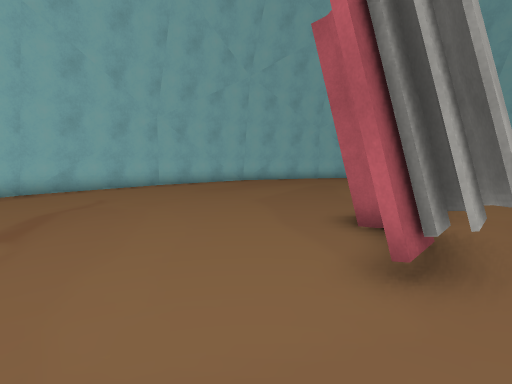
view 1 (above)

20 first-person views from a walk through a 3-D level made in the Unity game engine. The camera is 1.2 m above the floor, tilts 6° down and sees 80° across. The floor is counted in squares, 1 m on a side. Each view is taken from the middle of a square. On the plan, view 1 faces up. The plan holds only what a view shows up to about 13 squares ahead; the rest is blank. The place goes on beyond the plan. The player character is not drawn. Some animated figures are left out. Some surface patterns are stand-ins.

view 2
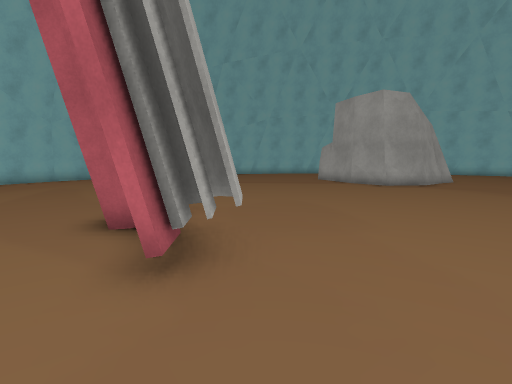

view 3
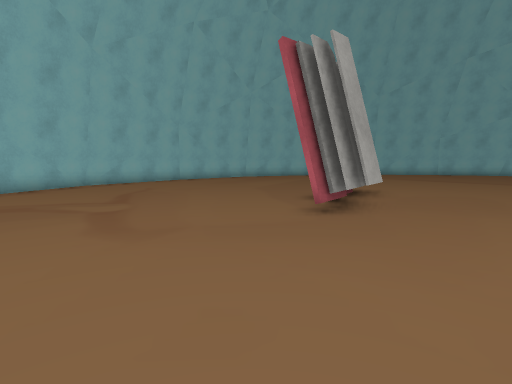

view 4
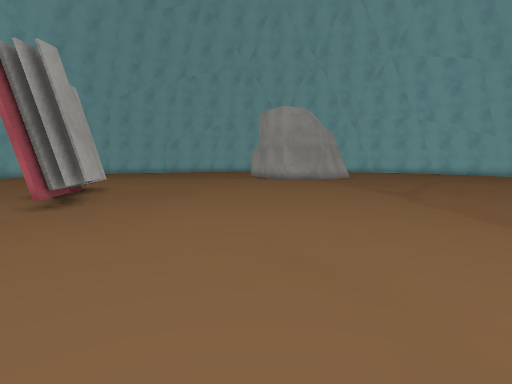

view 5
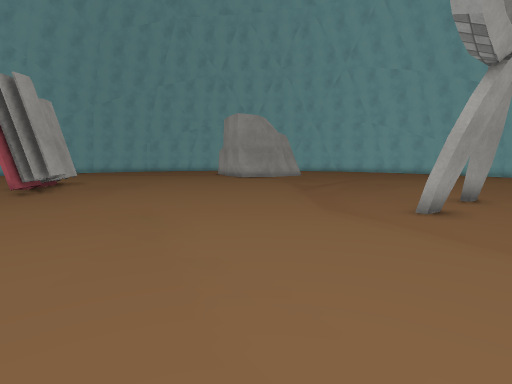

view 6
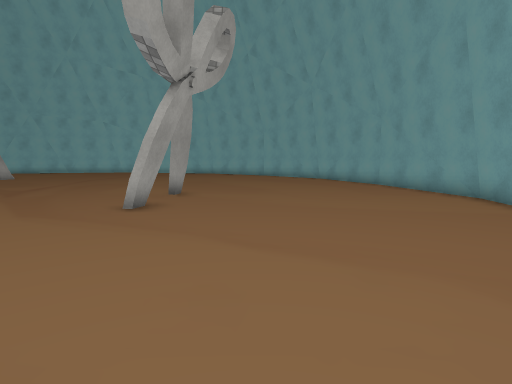

view 7
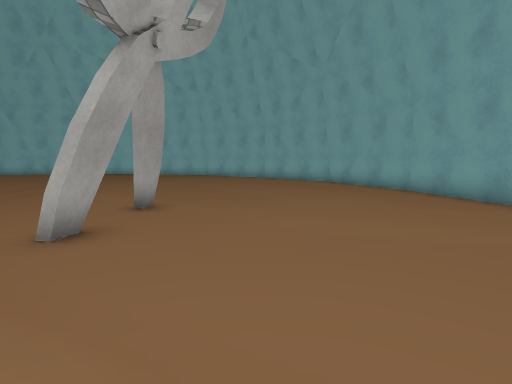

view 8
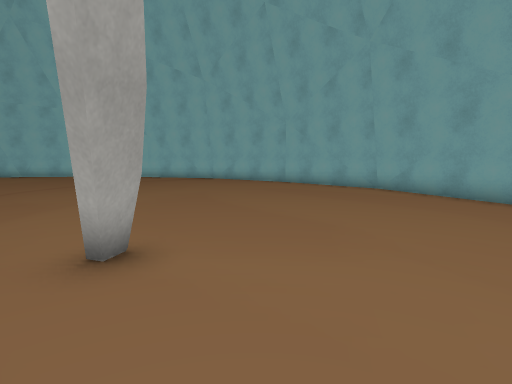

view 9
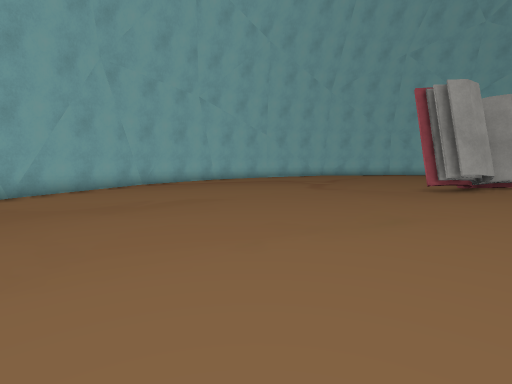

view 10
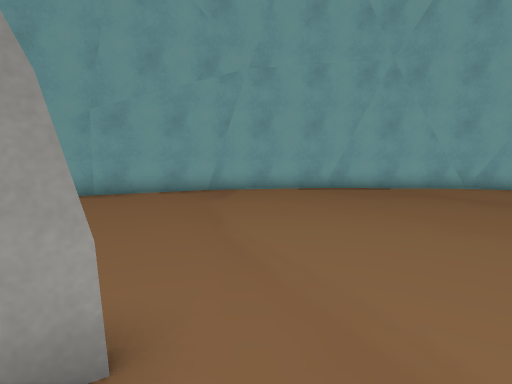

view 11
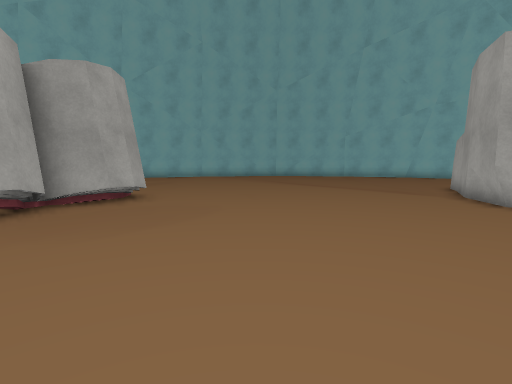

view 12
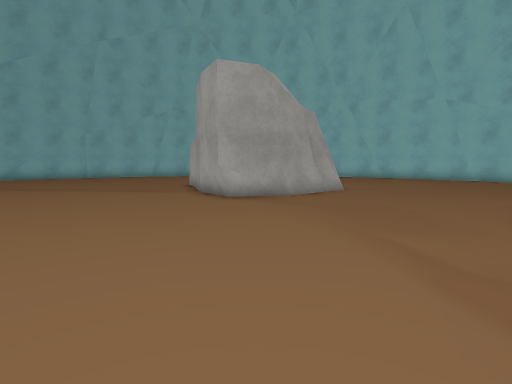

view 13
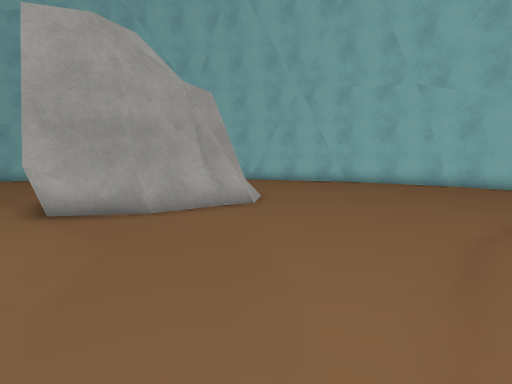

view 14
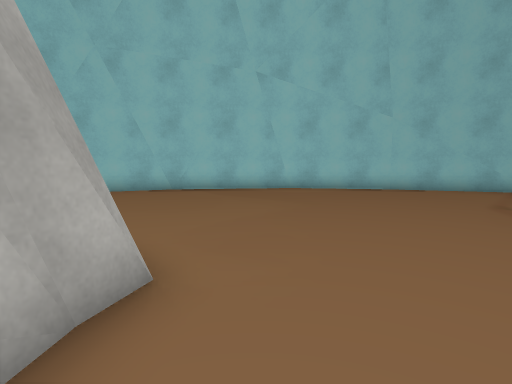

view 15
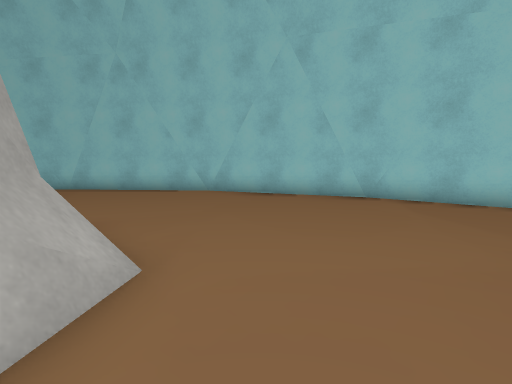

view 16
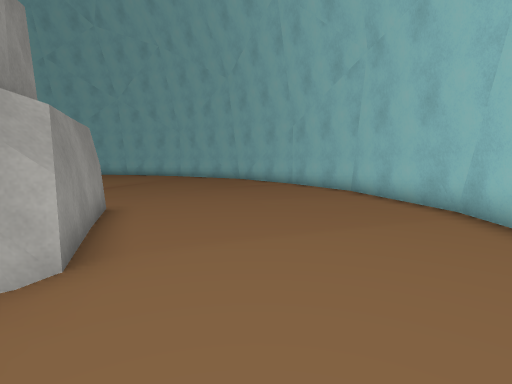

view 17
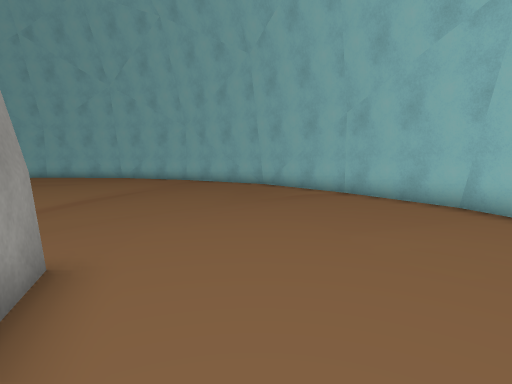

view 18
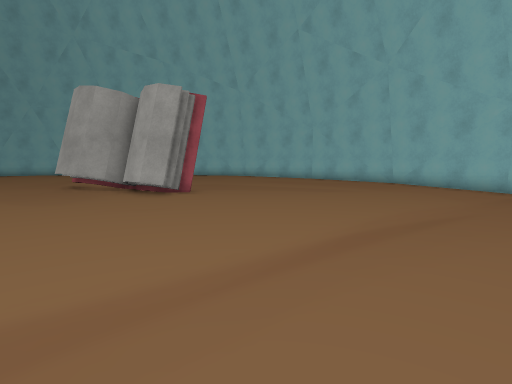

view 19
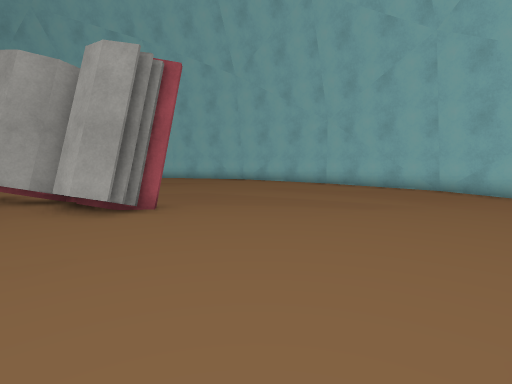

view 20
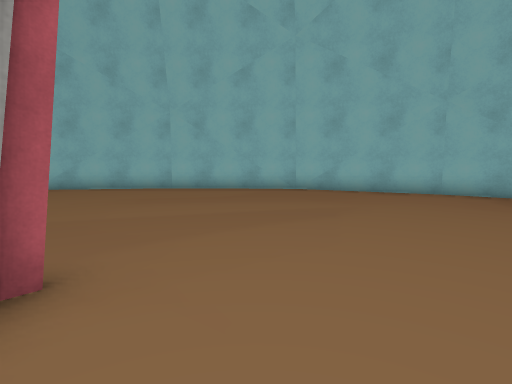

### Floor plan
Points are (right, up) in squares from view 1. A wall is a line through its corners. A room is listed if a view was taken in it or the views show most of it. See-through windows are left out.
Room 1 (views 1, 2, 3, 4, 5, 6, 7, 8, 9, 10, 11, 12, 13, 14, 15, 16, 17, 18, 19, 20)
walls: (2.5, 2.8) (2.3, 3.1); (2.8, 4) (2.7, 4.8); (2.9, 4.2) (2.5, 3.3); (2.7, 4.3) (2.4, 3.4) (1.8, 2.8) (1.5, 3.4); (2.5, 4.3) (2, 3.3); (1.9, 2.9) (1.7, 3.1); (2.9, 5.3) (3.2, 4.1) (3, 3.6) (2.1, 2.6); (2, 3.6) (1.3, 2.8) (1, 3.3); (3.9, 6.5) (3.1, 6); (2.4, 5.2) (1.4, 5.8); (2.1, 5) (1.8, 5.6); (4.1, 8.2) (4.1, 7); (4, 8.2) (4, 8) (4.4, 7.9) (4.4, 7.1) (3.8, 6.2); (7.5, -7.8) (7.9, -7.9); (10, -8.2) (10.1, -8); (8.5, -8.3) (7.4, -8.1); (3.5, 8.8) (3.5, 8.2) (3.7, 8.2); (9.7, -8.6) (9.9, -8.1); (8.5, -8.7) (7.5, -8.4) (7.5, -8.1) (7.9, -8.1); (10.8, -8.8) (9.8, -8.6); (-7.5, -7.7) (-6.4, -9.5); (-3, -13.3) (0.8, -15.9); (-3.8, -12.6) (-2.4, -13.8); (-8.7, -5) (-7.1, -8.7); (7.9, -17.7) (9.6, -17.8); (0.3, -15.6) (3, -16.7); (-7, -8.8) (-3.5, -12.9); (9.5, -17.8) (12.5, -17.5); (1.1, -16.1) (4.6, -17.2) (5.5, -17.4); (14.8, -17.1) (19.5, -15.3); (9.8, -18) (15, -17); (17.2, -16.2) (19.7, -15); (-8.3, 9) (-9, 6.7); (-6.3, 12.5) (-7.8, 10.1) (-8.9, 7.5); (19.6, -15) (20.1, -14.6); (-4.6, 14.7) (-7.8, 10.5); (-0.6, 18) (-2.8, 16.4); (27.1, -6.4) (27.9, -4.5); (1.8, 19.2) (-0.7, 17.9); (6, 20.4) (4.1, 20); (-1, 17.9) (-4.7, 14.5); (27.2, -6.5) (28.4, -2.5) (29, 1.1); (4.2, 20.1) (0.1, 18.5); (28.7, -0.7) (28.9, 2); (28.5, 5.2) (28, 7.1); (26.4, 10.8) (25.4, 12.5); (29, 1.6) (28.4, 6); (22.8, 15.5) (21.3, 16.8); (28.3, 6.4) (26.1, 11.6); (18.7, 18.6) (16, 19.7); (26, 11.8) (22.3, 16.1); (22.2, 16.3) (18.3, 18.9); (18, 19.1) (14.4, 20.2) (12.1, 20.6)
low walls: (3.1, 3.4) (2.5, 2.8); (3.8, 6.2) (3.3, 6); (2.7, 5.3) (2.9, 4.2); (2.5, 5) (2.5, 4.3); (4, 7.3) (3.6, 6.6); (3.5, 7) (3, 6.3); (3.7, 8.2) (3.8, 7.6); (8.1, -8) (7.5, -7.9); (10.9, -8.4) (10.2, -8.3) (10.4, -7.9); (10.8, -8.6) (10.2, -8.5); (-7.2, -8.5) (-6.9, -9); (8, -17.8) (9.1, -18); (0, 18.4) (-0.5, 18.3)
objects: other object (14, 4) to (20, 10)

Where each view was taken, in squares from view 1:
view 1: 0 up, 0 right, facing up
view 2: 0 up, 0 right, facing up-right
view 3: 4 down, 0 right, facing up
view 4: 6 down, 0 right, facing up-right
view 5: 10 down, 0 right, facing up-right
view 6: 11 down, 0 right, facing right
view 7: 11 down, 3 right, facing right
view 8: 10 down, 7 right, facing right
view 9: 10 down, 5 right, facing up-left
view 10: 6 down, 8 right, facing down-left
view 11: 2 down, 8 right, facing up
view 12: 2 down, 8 right, facing up-right
view 13: 2 down, 13 right, facing up-right
view 14: 3 up, 16 right, facing right
view 15: 2 up, 19 right, facing up-right
view 16: 8 up, 24 right, facing up-left
view 17: 10 up, 20 right, facing up-left
view 18: 11 up, 15 right, facing left
view 19: 11 up, 11 right, facing left
view 20: 8 up, 7 right, facing up-left
